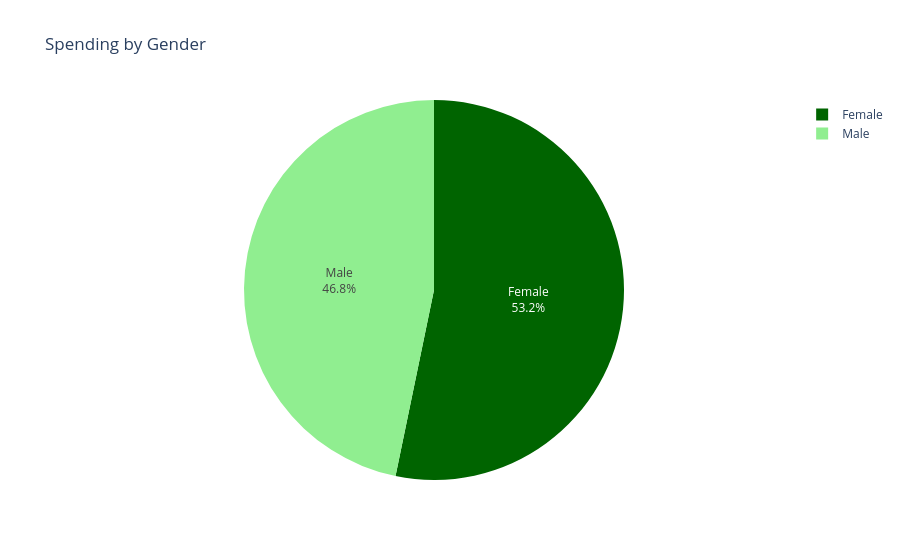

The notebook cell saved with this chart:
### Code cell
# Ensure 'Amount' is numeric
final_combined_dataset.loc[:, 'Amount'] = pd.to_numeric(final_combined_dataset['Amount'], errors='coerce')

# Group by TransactionID to sum Amount for each unique transaction
unique_transaction_sales = final_combined_dataset.groupby('TransactionID').agg({'Amount': 'sum'}).reset_index()

# Group by Gender and calculate:
# - Total spending (sum of Amount) based on unique transactions
# - Count of unique CustomerID for each Gender
gender_spending = final_combined_dataset.groupby('Gender').agg({
    'Amount': 'sum',  # Sum of Amount for each Gender
    'CustomerID': 'nunique'  # Count of unique CustomerID for each Gender
}).reset_index()

# Create the pie chart
fig = px.pie(
    gender_spending,
    names='Gender',
    values='Amount',  # Total spending (sum of Amount)
    title="Spending by Gender",
    color='Gender',
    color_discrete_map={'Female': '#006400', 'Male': '#90EE90'}  # Dark green for Female, Light green for Male
)

# Update layout for better readability
fig.update_traces(textinfo='percent+label', hovertemplate='Gender: %{label}<br>Spending: %{value}<extra></extra>')

# Show the pie chart
fig.show()

### Figure 1 — Plotly figure (JSON) as saved in the notebook; plotly's stock layout.template omitted (floating-point values rounded to 4 significant figures)
{"data": [{"customdata": [["Female"], ["Male"]], "domain": {"x": [0, 1], "y": [0, 1]}, "hovertemplate": "Gender: %{label}<br>Spending: %{value}<extra></extra>", "labels": ["Female", "Male"], "legendgroup": "", "marker": {"colors": ["#006400", "#90EE90"]}, "name": "", "showlegend": true, "textinfo": "percent+label", "type": "pie", "values": [732900.0, 643600.0]}], "layout": {"autosize": true, "legend": {"tracegroupgap": 0}, "title": {"text": "Spending by Gender"}}}
